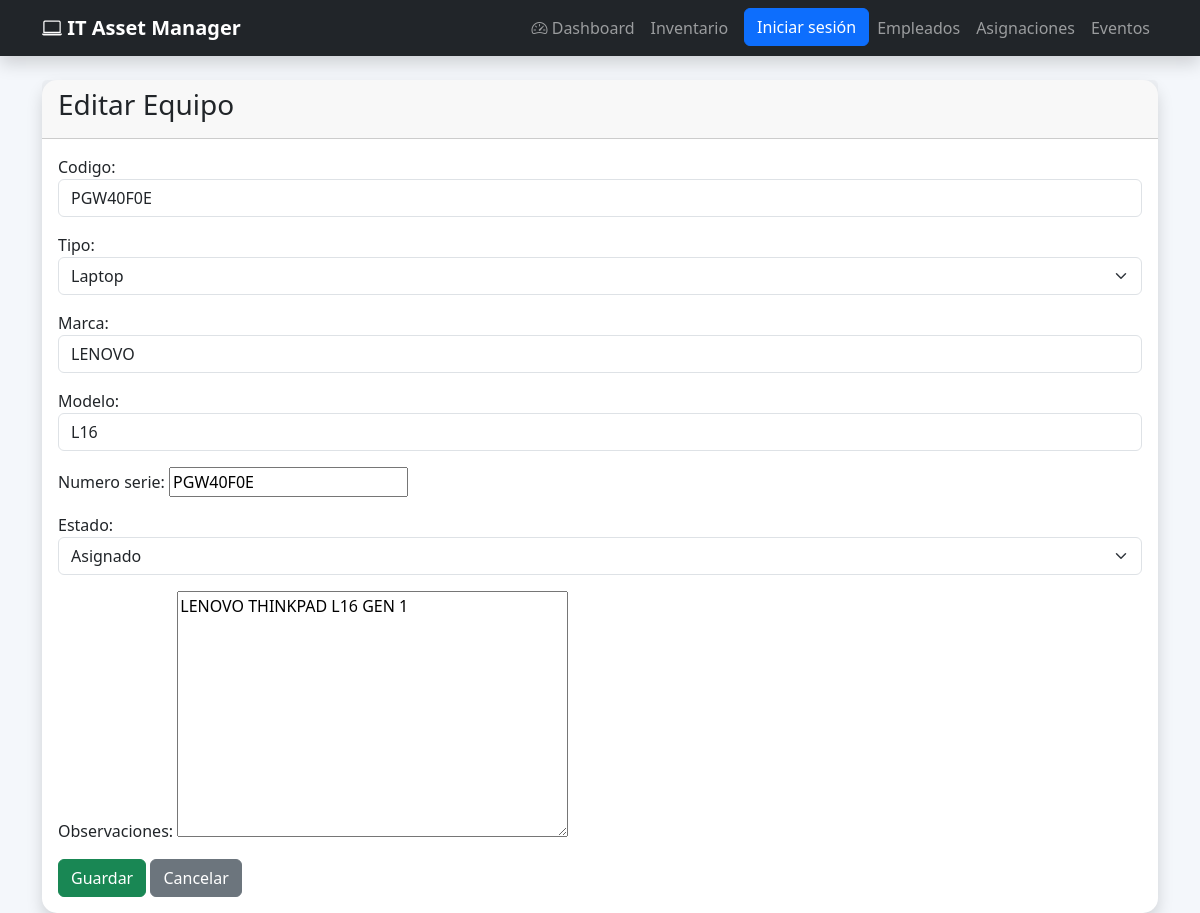
The page /inventario/editar/1/ on the database as committed earlier.
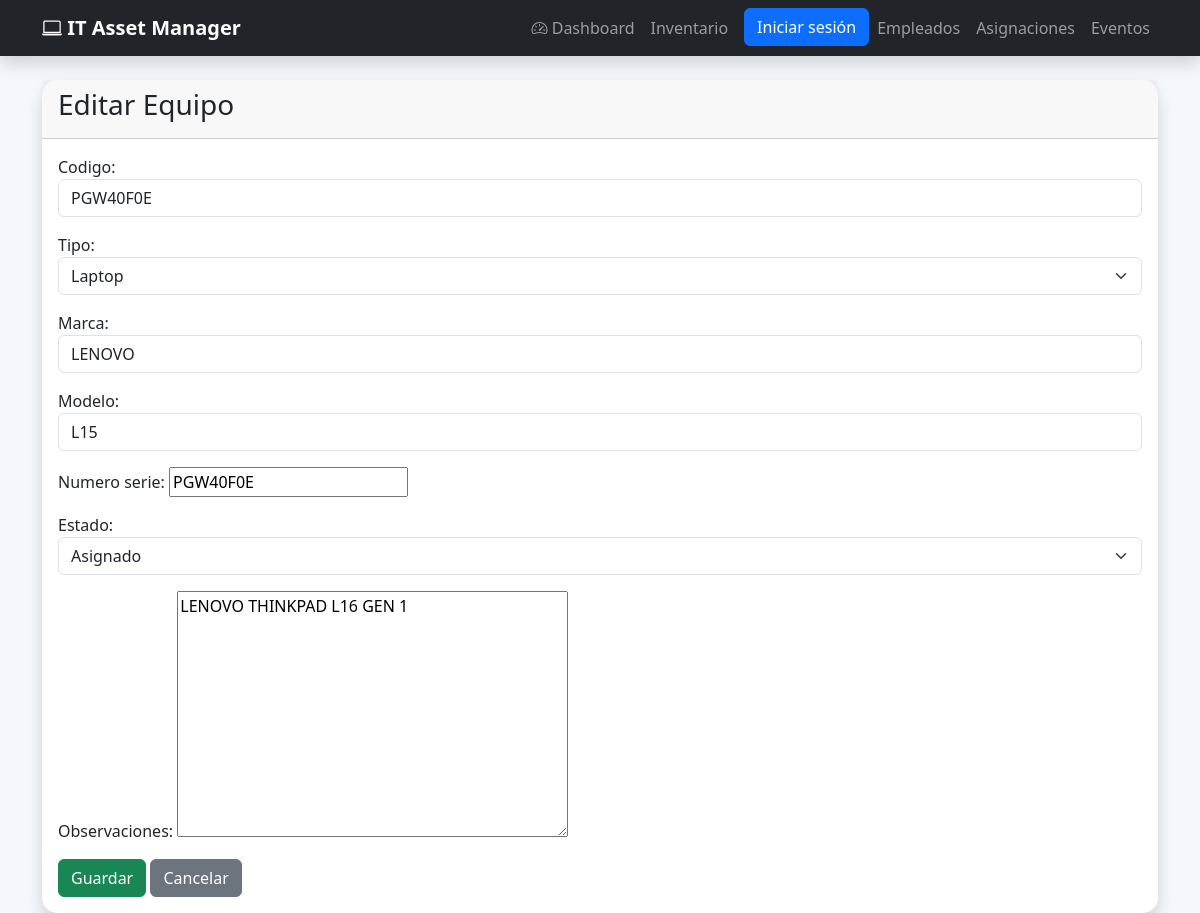
The same page on the database as committed later.
### inventario/models.py (models this page shows, shortened)
class Equipo(models.Model):
    LAPTOP = "Laptop"
    CELULAR = "Celular"
    TIPOS = [
        (LAPTOP, "Laptop"),
        (CELULAR, "Celular"),
    ]
    DISPONIBLE = "Disponible"
    ASIGNADO = "Asignado"
    MANTENIMIENTO = "Mantenimiento"
    ESTADOS = [
        (DISPONIBLE, "Disponible"),
        (ASIGNADO, "Asignado"),
        (MANTENIMIENTO, "Mantenimiento"),
    ]
    codigo = models.CharField(
        max_length=20,
        unique=True
    )
    tipo = models.CharField(
        max_length=20,
        choices=TIPOS
    )
    marca = models.CharField(
        max_length=50
    )
    modelo = models.CharField(
        max_length=100
    )
    numero_serie = models.CharField(
        max_length=100,
        unique=True
    )
    estado = models.CharField(
        max_length=20,
        choices=ESTADOS,
        default=DISPONIBLE
    )
    observaciones = models.TextField(
        blank=True
    )
    fecha_registro = models.DateTimeField(
        auto_now_add=True
    )

### inventario/views.py (the view)
def editar_equipo(request, id):
    equipo = get_object_or_404(
        Equipo,
        pk=id
    )
    if request.method == "POST":
        formulario = EquipoForm(
            request.POST,
            instance=equipo
        )
        if formulario.is_valid():
            formulario.save()
            Evento.objects.create(
                tipo = "Equipo Editado",
                descripcion = f"Se ha editado el equipo con código {formulario.cleaned_data['codigo']}."
            )
            return redirect("lista_equipos")
    else:
        formulario = EquipoForm(
            instance=equipo
        )
    return render(
        request,
        "inventario/formulario_equipo.html",
        {
            "formulario": formulario,
            "titulo": "Editar Equipo"
        }
    )

### inventario/forms.py
class EquipoForm(forms.ModelForm):
    class Meta:
        model = Equipo
        fields = "__all__"
        widgets = {
            "codigo": forms.TextInput(attrs={
                "class": "form-control"
            }),
            "tipo": forms.Select(attrs={
                "class": "form-select"
            }),
            "marca": forms.TextInput(attrs={
                "class": "form-control"
            }),
            "modelo": forms.TextInput(attrs={
                "class": "form-control"
            }),
            "estado": forms.Select(attrs={
                "class": "form-select"
            }),
        }

### inventario/templates/inventario/formulario_equipo.html (shortened to what this page needs)
{% extends 'layouts/base.html' %}
{% block content %}
<div class="container mt-4">
    <div class="card shadow">
        <div class="card-header">
            <h3>{{ titulo }}</h3>
        </div>
        <div class="card-body">
            <form method="POST">
                {{ formulario.as_p }}
                <button
                    class="btn btn-success">
                    Guardar
                </button>
                <a
                    href="{% url 'lista_equipos' %}"
                    class="btn btn-secondary">
                    Cancelar
                </a>
            </form>
        </div>
    </div>
</div>
{% endblock %}

Rows that differ between the two databases and show on the page:
changed Equipo "PGW40F0E": modelo "L16" → "L15"
